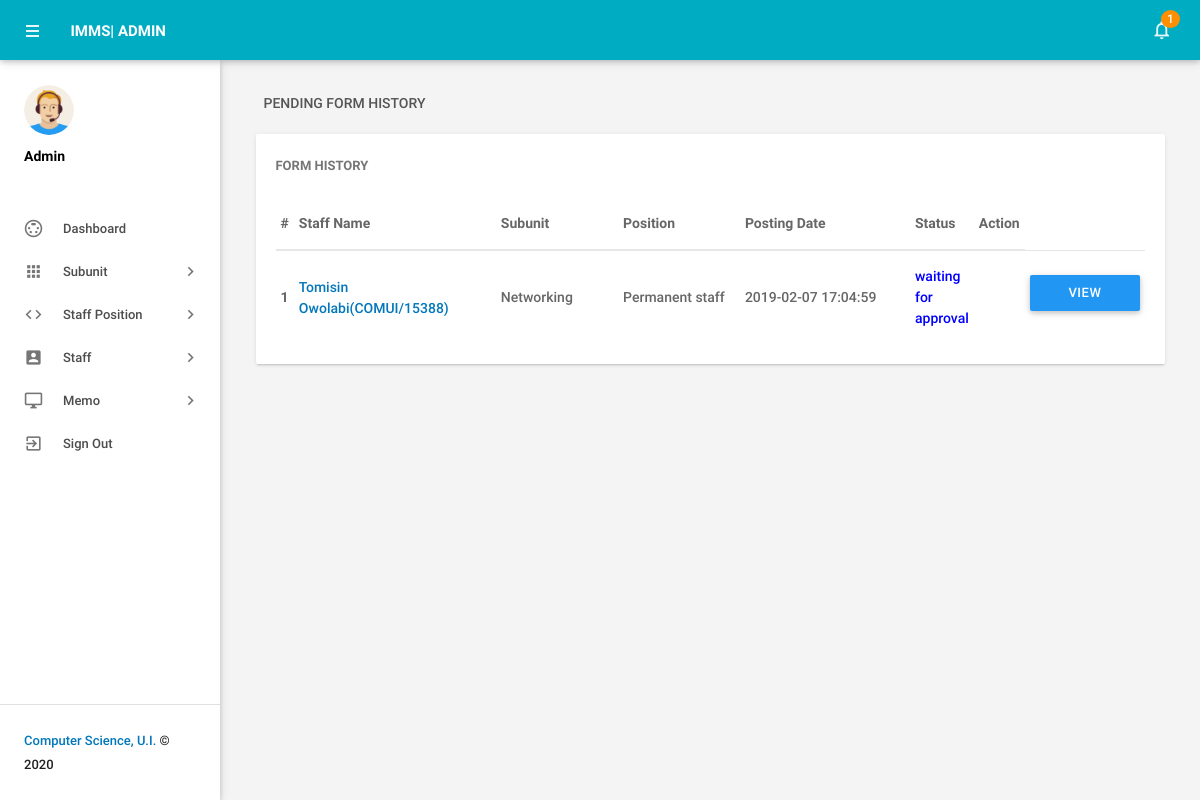
The app's page /admin/pending-leavehistory.php (signed in) with its own data.
### tables this page shows
CREATE TABLE `tblleaves` (
  `id` int(11) NOT NULL,
  `Subunit` varchar(20) NOT NULL,
  `Position_type` varchar(110) NOT NULL,
  `ToDate` varchar(120) NOT NULL,
  `FromDate` varchar(120) NOT NULL,
  `Task` mediumtext NOT NULL,
  `PostingDate` timestamp NOT NULL DEFAULT CURRENT_TIMESTAMP,
  `AdminRemark` mediumtext,
  `AdminRemarkDate` varchar(120) DEFAULT NULL,
  `Status` int(1) NOT NULL,
  `IsRead` int(1) NOT NULL,
  `empid` int(11) DEFAULT NULL
);

CREATE TABLE `tblemployees` (
  `id` int(11) NOT NULL,
  `EmpId` varchar(100) NOT NULL,
  `FirstName` varchar(150) NOT NULL,
  `LastName` varchar(150) NOT NULL,
  `EmailId` varchar(200) NOT NULL,
  `Password` varchar(180) NOT NULL,
  `Gender` varchar(100) NOT NULL,
  `Supervisor` varchar(5) NOT NULL,
  `Subunit` varchar(255) NOT NULL,
  `Address` varchar(255) NOT NULL,
  `Position_type` varchar(200) NOT NULL,
  `Phonenumber` char(11) NOT NULL,
  `Status` int(1) NOT NULL,
  `RegDate` timestamp NOT NULL DEFAULT CURRENT_TIMESTAMP
);

### admin/pending-leavehistory.php (the view, shortened to what this page needs)
<?php
include('includes/config.php');
if(strlen($_SESSION['alogin'])==0)
    {
header('location:index.php');
}
else{
 ?>
<!DOCTYPE html>
<html lang="en">
    <head>
        <link type="text/css" rel="stylesheet" href="../assets/plugins/materialize/css/materialize.min.css"/>
        <link href="../assets/plugins/material-preloader/css/materialPreloader.min.css" rel="stylesheet">
        <link href="../assets/plugins/datatables/css/jquery.dataTables.min.css" rel="stylesheet">
                <link href="../assets/plugins/google-code-prettify/prettify.css" rel="stylesheet" type="text/css"/>
        <link href="../assets/css/alpha.min.css" rel="stylesheet" type="text/css"/>
        <link href="../assets/css/custom.css" rel="stylesheet" type="text/css"/>
    </head>
    <body>
       <?php include('includes/header.php');?>
       <?php include('includes/sidebar.php');?>
            <main class="mn-inner">
                <div class="row">
                    <div class="col s12">
                        <div class="page-title">Pending Form History</div>
                    </div>
                    <div class="col s12 m12 l12">
                        <div class="card">
                            <div class="card-content">
                                <span class="card-title">Form History</span>
                                <table id="example" class="display responsive-table ">
                                    <thead>
                                        <tr>
                                            <th>#</th>
                                            <th width="200">Staff Name</th>
                                            <th width="120">Subunit</th>
                                            <th width="120">Position</th>
                                             <th width="180">Posting Date</th>
                                            <th>Status</th>
                                            <th align="center">Action</th>
                                        </tr>
                                    </thead>
                                    <tbody>
<?php
$status=0;
$sql = "SELECT tblleaves.id as lid,tblemployees.FirstName,tblemployees.LastName,tblemployees.EmpId,tblemployees.Subunit,tblemployees.id,tblleaves.Position_type,tblleaves.PostingDate,tblleaves.Status from tblleaves join tblemployees on tblleaves.empid=tblemployees.id where tblleaves.Status=:status order by lid desc";
$query = $dbh -> prepare($sql);
$query->bindParam(':status',$status,PDO::PARAM_STR);
$query->execute();
$results=$query->fetchAll(PDO::FETCH_OBJ);
$cnt=1;
if($query->rowCount() > 0)
{
foreach($results as $result)
{
      ?>
                                        <tr>
                                            <td> <b><?php echo htmlentities($cnt);?></b></td>
                                              <td><a href="editemployee.php?empid=<?php echo htmlentities($result->id);?>" target="_blank"><?php echo htmlentities($result->FirstName." ".$result->LastName);?>(<?php echo htmlentities($result->EmpId);?>)</a></td>
                                              <td><?php echo htmlentities($result->Subunit);?></td>
                                              <td><?php echo htmlentities($result->Position_type);?></td>
                                              <td><?php echo htmlentities($result->PostingDate);?></td>
                                                                       <td><?php $stats=$result->Status;
if($stats==1){
                                             ?>
                                                 <span style="color: green">Approved</span>
                                                 <?php } if($stats==2)  { ?>
                                                <span style="color: red">Not Approved</span>
                                                 <?php } if($stats==0)  { ?>
 <span style="color: blue">waiting for approval</span>
 <?php } ?>
                                             </td>
          <td>
           <td><a href="leave-details.php?leaveid=<?php echo htmlentities($result->lid);?>" class="waves-effect waves-light btn blue m-b-xs"  > View Details</a></td>
                                    </tr>
                                         <?php $cnt++;} }?>
                                    </tbody>
                                </table>
                            </div>
                        </div>
                    </div>
                </div>
            </main>
        </div>
        <div class="left-sidebar-hover"></div>
    </body>
</html>
<?php } ?>

### records on screen
tblleaves: tblemployees.FirstName+LastName "Tomisin Owolabi", tblemployees.EmpId "COMUI/15388", tblemployees.Subunit "Networking", Position_type "Permanent staff", PostingDate "2019-02-07 17:04:59", Status "waiting for approval"

### other values on screen
$unreadcount "1"
